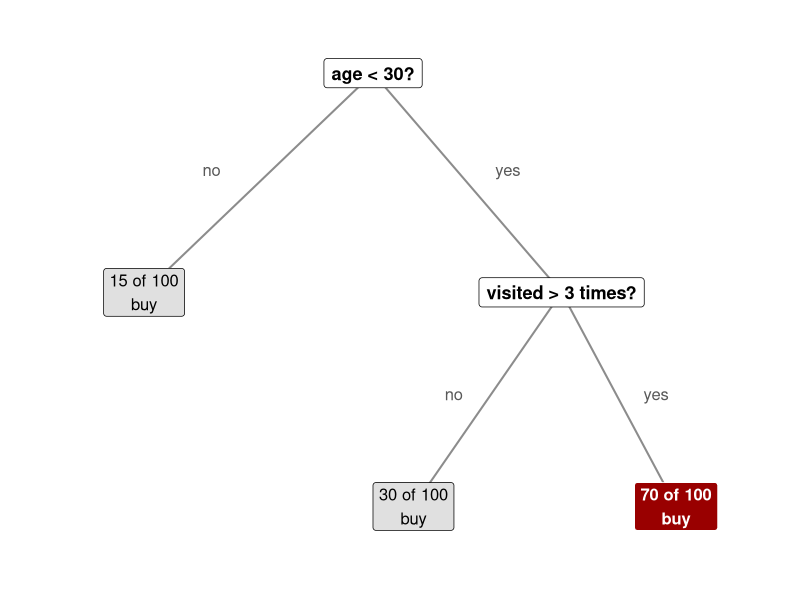
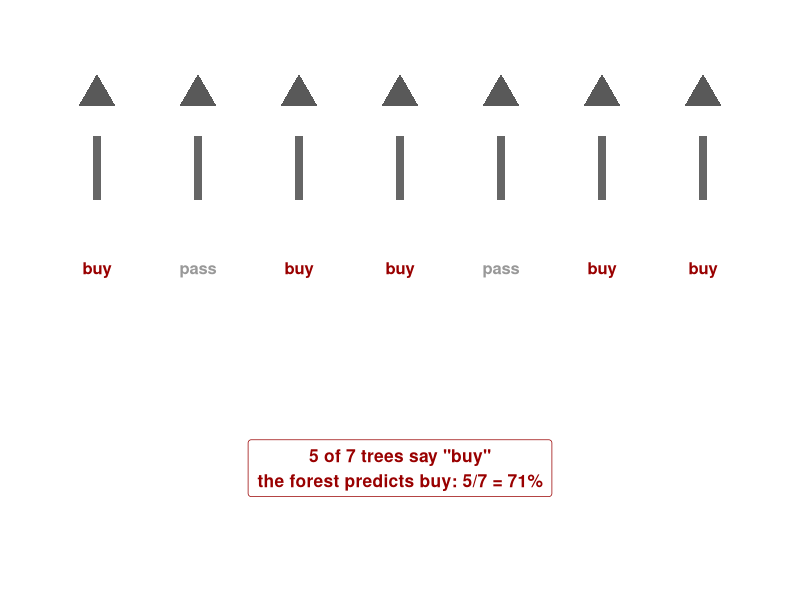
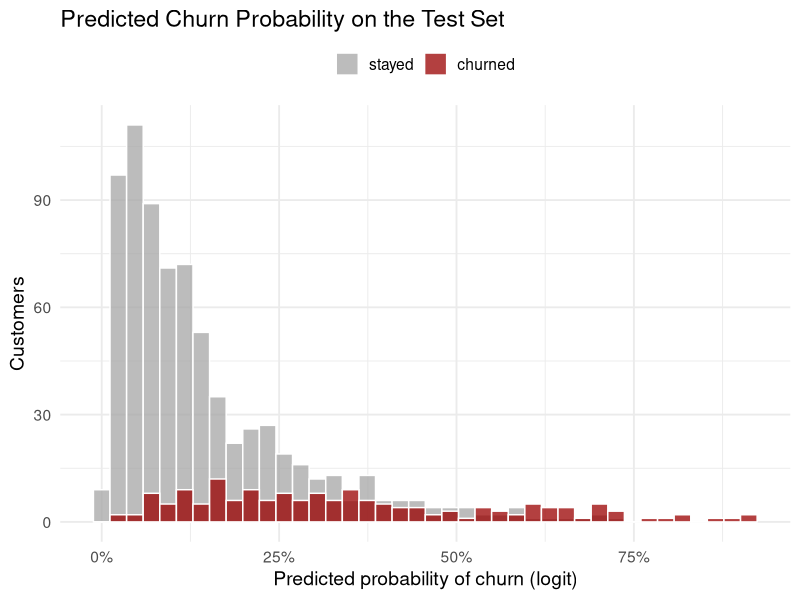
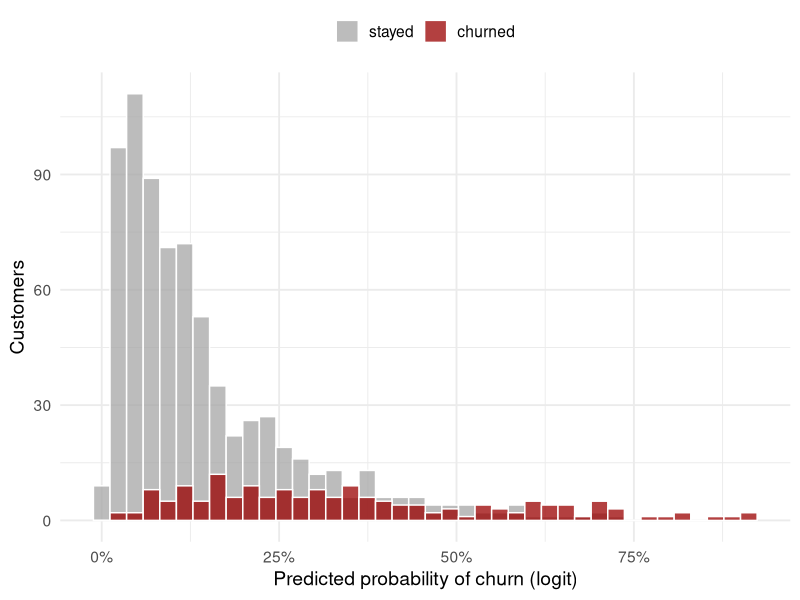
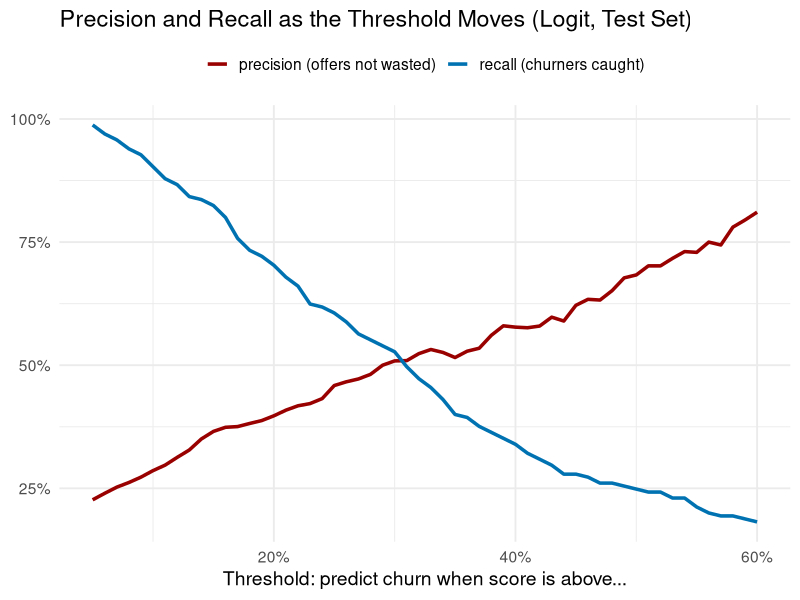
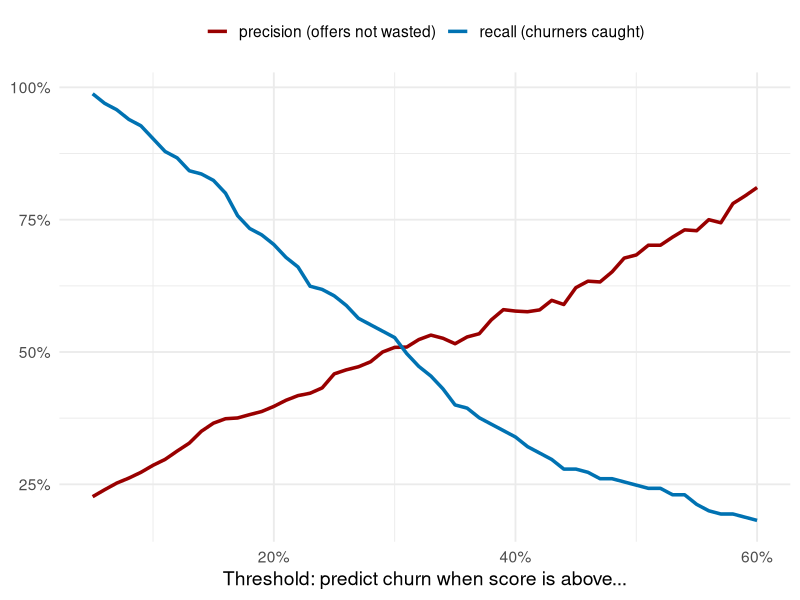
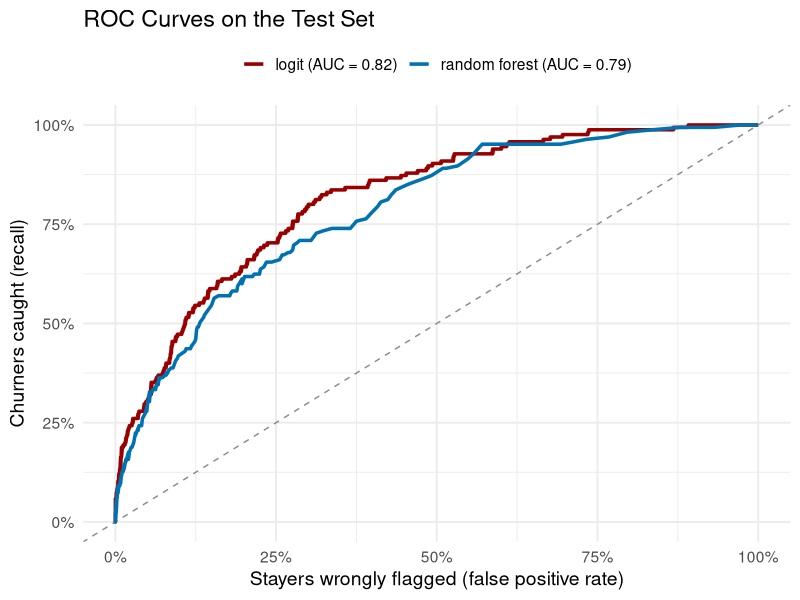
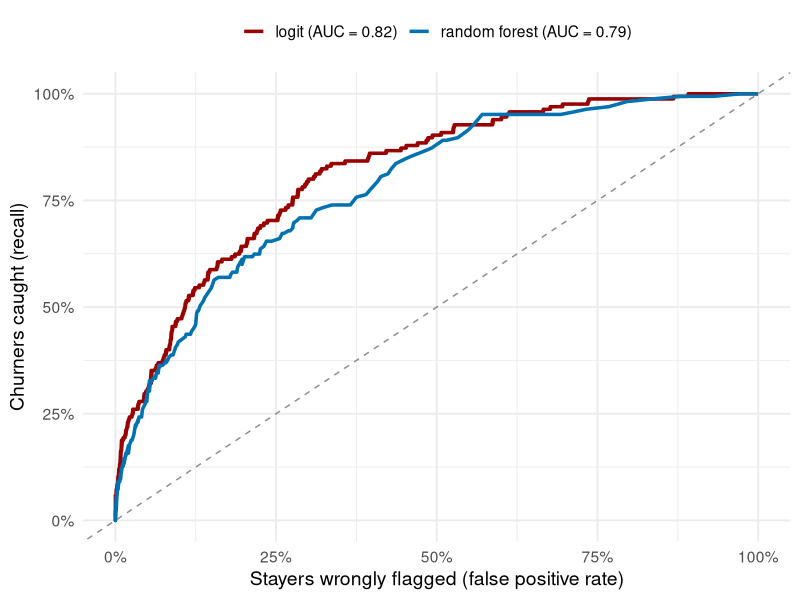

Source code (R) for these figures, in order:
## ---- chunk 1
#| include: false
library(data.table)
library(ggplot2)
library(scales)
library(randomForest)
library(pROC)

options(width = 110)

usc_red  <- "#990000"
usc_gold <- "#E69F00"
blue     <- "#0072B2"

# --- the churn data: 3,000 customers of a subscription business ---
churn <- fread("data/churn_data.csv")
churn[, region := factor(region)]
churn_rate <- mean(churn$churn)

plain_names <- c(
  tenure_months      = "tenure (months)",
  logins_last30      = "logins, last 30 days",
  tickets_30d        = "support tickets, last 30 days",
  email_engagement   = "email engagement (0 to 1)",
  price_increase_60d = "price increase, last 60 days",
  plan_downgrade     = "plan downgrade",
  region             = "region")

# --- stratified 70/30 train/test split ---
set.seed(123)
idx_pos <- which(churn$churn == 1)
idx_neg <- which(churn$churn == 0)
train_id <- sort(c(sample(idx_pos, floor(0.7 * length(idx_pos))),
                   sample(idx_neg, floor(0.7 * length(idx_neg)))))
train <- churn[train_id]
test  <- churn[-train_id]

# --- two models: logit and random forest ---
logit_fit <- glm(churn ~ ., data = train, family = binomial())
set.seed(123)
rf_fit <- randomForest(factor(churn) ~ ., data = train, ntree = 300, importance = TRUE)

test[, p_logit := predict(logit_fit, newdata = test, type = "response")]
test[, p_rf    := predict(rf_fit, newdata = test, type = "prob")[, "1"]]

# --- metric helpers ---
conf_metrics <- function(y, p, thr = 0.5) {
  yhat <- as.integer(p >= thr)
  TP <- sum(yhat == 1 & y == 1); FP <- sum(yhat == 1 & y == 0)
  FN <- sum(yhat == 0 & y == 1); TN <- sum(yhat == 0 & y == 0)
  acc  <- (TP + TN) / length(y)
  prec <- ifelse(TP + FP == 0, NA, TP / (TP + FP))
  rec  <- ifelse(TP + FN == 0, NA, TP / (TP + FN))
  f1   <- ifelse(is.na(prec) | is.na(rec) | prec + rec == 0, NA,
                 2 * prec * rec / (prec + rec))
  data.table(TP = TP, FP = FP, FN = FN, TN = TN,
             accuracy = acc, precision = prec, recall = rec, f1 = f1)
}
m_logit <- conf_metrics(test$churn, test$p_logit)
m_rf    <- conf_metrics(test$churn, test$p_rf)

roc_logit <- roc(test$churn, test$p_logit, quiet = TRUE)
roc_rf    <- roc(test$churn, test$p_rf,    quiet = TRUE)
auc_logit <- as.numeric(auc(roc_logit))
auc_rf    <- as.numeric(auc(roc_rf))

# --- the threshold sweep for the precision-recall tradeoff ---
sweep <- rbindlist(lapply(seq(0.05, 0.60, by = 0.01), function(t)
  cbind(thr = t, conf_metrics(test$churn, test$p_logit, t))))
sweep <- sweep[!is.na(precision)]

# --- the worked threshold pick: lowest threshold with precision >= 50% ---
pick <- sweep[precision >= 0.5][thr == min(thr)]

# --- odds ratios (logit), with plain labels ---
or <- data.table(term = names(coef(logit_fit)), beta = coef(logit_fit))[term != "(Intercept)"]
or_labels <- c(
  tenure_months      = "tenure (per extra month)",
  logins_last30      = "logins last 30 days (per extra login)",
  tickets_30d        = "support tickets (per extra ticket)",
  email_engagement   = "email engagement (0 to 1)",
  price_increase_60d = "price increase in last 60 days (yes vs. no)",
  plan_downgrade     = "plan downgrade (yes vs. no)",
  regionNorth        = "region: North (vs. East)",
  regionSouth        = "region: South (vs. East)",
  regionWest         = "region: West (vs. East)")
or[, label := or_labels[term]]
or[, odds := exp(beta)]
or <- or[!grepl("^region", term)]        # keep the deck readable: drop region dummies
or <- or[order(odds)]
or[, label := factor(label, levels = label)]

# --- random forest importance, with plain labels ---
imp <- data.table(term = rownames(importance(rf_fit)),
                  gain = importance(rf_fit)[, "MeanDecreaseAccuracy"])
imp[, label := plain_names[term]]
imp <- imp[order(gain)]
imp[, label := factor(label, levels = label)]

# --- the ad-click exercise data, for the practice slide ---
ad <- fread("data/ad_click_data.csv")

# --- capacity view: the retention team can contact the top 10% ---
K <- ceiling(0.10 * nrow(test))
top_rf <- test[order(-p_rf)][1:K]
prec_k <- mean(top_rf$churn)
rec_k  <- sum(top_rf$churn) / sum(test$churn)

fmt_pct <- function(x, d = 0)
  ifelse(is.na(x), "undefined", sprintf(paste0("%.", d, "f%%"), 100 * x))
## ---- chunk 2
#| fig-width: 5.6
#| fig-height: 3.6
edges <- data.table(
  x    = c(0.50, 0.50, 0.78, 0.78),
  y    = c(0.93, 0.93, 0.50, 0.50),
  xend = c(0.16, 0.78, 0.56, 0.95),
  yend = c(0.50, 0.50, 0.08, 0.08))
ggplot() +
  geom_segment(data = edges, aes(x, y, xend = xend, yend = yend),
               color = "grey55", linewidth = 0.7) +
  annotate("text", x = c(0.26, 0.70, 0.62, 0.92), y = c(0.74, 0.74, 0.30, 0.30),
           label = c("no", "yes", "no", "yes"), color = "grey35", size = 4.2) +
  annotate("label", x = 0.50, y = 0.93, label = "age < 30?",
           size = 4.6, fontface = "bold", label.padding = unit(0.35, "lines")) +
  annotate("label", x = 0.78, y = 0.50, label = "visited > 3 times?",
           size = 4.6, fontface = "bold", label.padding = unit(0.35, "lines")) +
  annotate("label", x = 0.16, y = 0.50, label = "15 of 100\nbuy",
           size = 4.2, fill = "grey88", label.padding = unit(0.3, "lines")) +
  annotate("label", x = 0.56, y = 0.08, label = "30 of 100\nbuy",
           size = 4.2, fill = "grey88", label.padding = unit(0.3, "lines")) +
  annotate("label", x = 0.95, y = 0.08, label = "70 of 100\nbuy",
           size = 4.2, fontface = "bold", fill = usc_red, color = "white",
           label.padding = unit(0.3, "lines")) +
  scale_x_continuous(limits = c(0, 1.08)) +
  scale_y_continuous(limits = c(-0.05, 1.02)) +
  theme_void()
## ---- chunk 3
#| fig-width: 5.6
#| fig-height: 3.6
votes <- data.table(x = 1:7,
                    vote = c("buy", "pass", "buy", "buy", "pass", "buy", "buy"))
ggplot(votes) +
  geom_tile(aes(x, y = 0.84), width = 0.07, height = 0.14, fill = "grey40") +
  geom_point(aes(x, y = 1), shape = 17, size = 9, color = "grey35") +
  geom_text(aes(x, y = 0.62, label = vote, color = vote),
            fontface = "bold", size = 4.2) +
  scale_color_manual(values = c(buy = usc_red, pass = "grey60"), guide = "none") +
  annotate("label", x = 4, y = 0.18,
           label = "5 of 7 trees say \"buy\"\nthe forest predicts buy: 5/7 = 71%",
           size = 4.4, fontface = "bold", color = usc_red,
           label.padding = unit(0.45, "lines")) +
  scale_x_continuous(limits = c(0.4, 7.6)) +
  scale_y_continuous(limits = c(-0.05, 1.15)) +
  theme_void()
## ---- chunk 4
#| fig-width: 8
#| fig-height: 4.2
p_hist <- ggplot(test, aes(x = p_logit, fill = factor(churn))) +
  geom_histogram(bins = 40, alpha = 0.75, position = "identity", color = "white") +
  scale_fill_manual(values = c("0" = "grey65", "1" = usc_red),
                    labels = c("stayed", "churned"), name = NULL) +
  scale_x_continuous(labels = percent) +
  labs(title = "Predicted Churn Probability on the Test Set",
       x = "Predicted probability of churn (logit)", y = "Customers") +
  theme_minimal(base_size = 14) + theme(legend.position = "top")
p_hist
## ---- chunk 5
#| fig-width: 8
#| fig-height: 2.9
p_hist + labs(title = NULL)
## ---- chunk 6
#| fig-width: 8
#| fig-height: 4.2
p_sweep <- ggplot(melt(sweep[, .(thr, precision, recall)], id.vars = "thr"),
       aes(x = thr, y = value, color = variable)) +
  geom_line(linewidth = 1.2) +
  scale_color_manual(values = c(precision = usc_red, recall = blue),
                     labels = c("precision (offers not wasted)",
                                "recall (churners caught)"), name = NULL) +
  scale_x_continuous(labels = percent) + scale_y_continuous(labels = percent) +
  labs(title = "Precision and Recall as the Threshold Moves (Logit, Test Set)",
       x = "Threshold: predict churn when score is above...", y = NULL) +
  theme_minimal(base_size = 14) + theme(legend.position = "top")
p_sweep
## ---- chunk 7
#| fig-width: 8
#| fig-height: 2.4
p_sweep + labs(title = NULL)
## ---- chunk 8
#| fig-width: 8
#| fig-height: 4.2
roc_dt <- rbind(
  data.table(fpr = 1 - roc_logit$specificities, tpr = roc_logit$sensitivities,
             model = sprintf("logit (AUC = %.2f)", auc_logit)),
  data.table(fpr = 1 - roc_rf$specificities, tpr = roc_rf$sensitivities,
             model = sprintf("random forest (AUC = %.2f)", auc_rf)))
p_roc <- ggplot(roc_dt, aes(x = fpr, y = tpr, color = model)) +
  geom_abline(slope = 1, intercept = 0, linetype = "dashed", color = "grey55") +
  geom_line(linewidth = 1.2) +
  scale_color_manual(values = setNames(c(usc_red, blue), unique(roc_dt$model)),
                     name = NULL) +
  scale_x_continuous(labels = percent) + scale_y_continuous(labels = percent) +
  labs(title = "ROC Curves on the Test Set",
       x = "Stayers wrongly flagged (false positive rate)",
       y = "Churners caught (recall)") +
  theme_minimal(base_size = 14) + theme(legend.position = "top")
p_roc
## ---- chunk 9
#| fig-width: 8
#| fig-height: 2.9
p_roc + labs(title = NULL)
## ---- chunk 10
#| fig-width: 6.6
#| fig-height: 4.6
ggplot(or, aes(x = odds, y = label)) +
  geom_col(fill = usc_red, width = 0.65) +
  geom_vline(xintercept = 1, linetype = "dashed", color = "grey40") +
  geom_text(aes(label = sprintf("%.2f", odds)), hjust = -0.15, size = 3.4) +
  scale_x_continuous(expand = expansion(mult = c(0, 0.15))) +
  labs(title = "Odds Ratios from the Logit",
       x = "Odds ratio (dashed line = no effect)", y = NULL) +
  theme_minimal(base_size = 13)
## ---- chunk 11
#| fig-width: 6.6
#| fig-height: 4.6
ggplot(imp, aes(x = gain, y = label)) +
  geom_col(fill = blue, width = 0.65) +
  labs(title = "Random Forest: Feature Importance",
       x = "Importance (drop in accuracy if the feature is shuffled)", y = NULL) +
  theme_minimal(base_size = 13)
